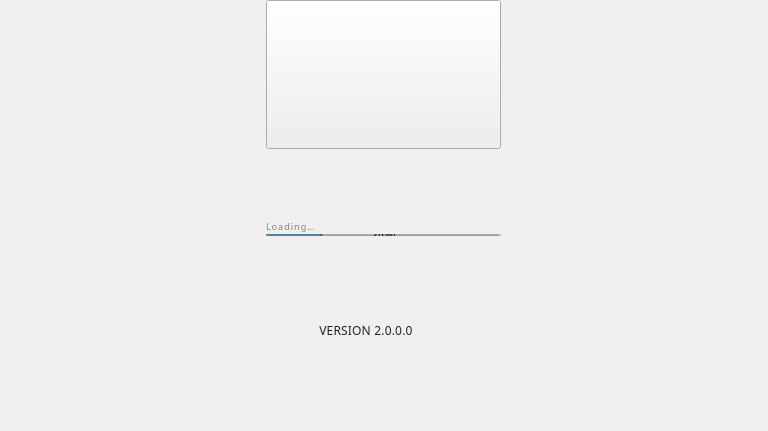
<?xml version="1.0" encoding="UTF-8"?>
<ui version="4.0">
<class>Splash</class>
	<widget class="QWidget"
      		name="Splash">
		<property name="geometry">
			<rect>
				<x>0</x>
				<y>0</y>
				<width>768</width>
				<height>431</height>
			</rect>
		</property>
		<property name="minimumSize">
			<size>
				<width>768</width>
				<height>431</height>
			</size>
		</property>
		<property name="maximumSize">
			<size>
				<width>16777215</width>
				<height>700</height>
			</size>
		</property>
		<property name="windowTitle">
			<string>Form</string>
		</property>
		<layout class="QVBoxLayout"
      			name="verticalLayout_2">
			<property name="spacing">
				<number>0</number>
			</property>
			<property name="leftMargin">
				<number>0</number>
			</property>
			<property name="topMargin">
				<number>0</number>
			</property>
			<property name="rightMargin">
				<number>0</number>
			</property>
			<property name="bottomMargin">
				<number>0</number>
			</property>
			<item>
				<widget class="QFrame"
      					name="frame">
					<property name="minimumSize">
						<size>
							<width>750</width>
							<height>520</height>
						</size>
					</property>
					<property name="styleSheet">
						<string notr="true"/>
					</property>
					<property name="frameShape">
						<enum>QFrame::NoFrame</enum>
					</property>
					<property name="frameShadow">
						<enum>QFrame::Plain</enum>
					</property>
					<layout class="QVBoxLayout"
      						name="verticalLayout">
						<property name="spacing">
							<number>0</number>
						</property>
						<property name="leftMargin">
							<number>0</number>
						</property>
						<property name="topMargin">
							<number>0</number>
						</property>
						<property name="rightMargin">
							<number>0</number>
						</property>
						<property name="bottomMargin">
							<number>0</number>
						</property>
						<property name="alignment">
							<set>Qt::AlignTop|Qt::AlignHCenter</set>
						</property>
						<item>
							<widget class="QPushButton"
      								name="imgLogo">
								<property name="minimumSize">
									<size>
										<width>210</width>
										<height>149</height>
									</size>
								</property>
								<property name="focusPolicy">
									<enum>Qt::NoFocus</enum>
								</property>
								<property name="text">
									<string/>
								</property>
								<property name="iconSize">
									<size>
										<width>210</width>
										<height>149</height>
									</size>
								</property>
							</widget>
						</item>
						<item>
							<spacer name="horizontalSpacer_1">
								<property name="orientation">
									<enum>Qt::Vertical</enum>
								</property>
								<property name="sizeType">
									<enum>QSizePolicy::Fixed</enum>
								</property>
								<property name="sizeHint"
        									stdset="0">
									<size>
										<width>40</width>
										<height>19</height>
									</size>
								</property>
							</spacer>
						</item>
						<item>
							<widget class="QLabel"
      								name="lblLogo">
								<property name="geometry">
									<rect>
										<x>0</x>
										<y>0</y>
										<width>235</width>
										<height>45</height>
									</rect>
								</property>
								<property name="sizePolicy">
									<sizepolicy hsizetype="Maximum"
          										vsizetype="Maximum">
										<horstretch>0</horstretch>
										<verstretch>0</verstretch>
									</sizepolicy>
								</property>
								<property name="minimumSize">
									<size>
										<width>0</width>
										<height>0</height>
									</size>
								</property>
								<property name="maximumSize">
									<size>
										<width>235</width>
										<height>45</height>
									</size>
								</property>
								<property name="styleSheet">
									<string notr="true">
										height: 45px;
										width: 235px;
										color: #ED1C24;
										font-family: "Montserrat Medium";
										font-size: 37px;
										letter-spacing: 4.81px;
										line-height: 45px;
										text-align: right;
									</string>
								</property>
								<property name="text">
									<string></string>
								</property>
								<property name="alignment">
									<set>Qt::AlignTop|Qt::AlignHCenter</set>
								</property>
							</widget>
						</item>
						<item>
							<spacer name="horizontalSpacer_1">
								<property name="orientation">
									<enum>Qt::Vertical</enum>
								</property>
								<property name="sizeType">
									<enum>QSizePolicy::Fixed</enum>
								</property>
								<property name="sizeHint"
        									stdset="0">
									<size>
										<width>40</width>
										<height>9</height>
									</size>
								</property>
							</spacer>
						</item>
						<item>
							<widget class="QWidget"
      								name="horizontalWidget"
      								native="true">
								<property name="minimumSize">
									<size>
										<width>235</width>
										<height>12</height>
									</size>
								</property>
								<property name="maximumSize">
									<size>
										<width>235</width>
										<height>12</height>
									</size>
								</property>
								<widget class="QLabel"
      									name="lblMessage">
									<property name="geometry">
										<rect>
											<x>0</x>
											<y>0</y>
											<width>235</width>
											<height>12</height>
										</rect>
									</property>
									<property name="sizePolicy">
										<sizepolicy hsizetype="Maximum"
          											vsizetype="Maximum">
											<horstretch>0</horstretch>
											<verstretch>0</verstretch>
										</sizepolicy>
									</property>
									<property name="minimumSize">
										<size>
											<width>0</width>
											<height>0</height>
										</size>
									</property>
									<property name="maximumSize">
										<size>
											<width>235</width>
											<height>22</height>
										</size>
									</property>
									<property name="styleSheet">
										<string notr="true">
											height: 11px;
											width: 91px;
											color: #828282;
											font-family: Nunito;
											font-size: 9px;
											letter-spacing: 1.04px;
											line-height: 12px;
										</string>
									</property>
									<property name="text">
										<string>Loading…</string>
									</property>
									<property name="alignment">
										<set>Qt::AlignTop|Qt::AlignLeft</set>
									</property>
								</widget>
							</widget>
						</item>
						<item>
							<widget class="QWidget"
      								name="layoutProgress"
      								native="true">
								<property name="minimumSize">
									<size>
										<width>235</width>
										<height>4</height>
									</size>
								</property>
								<property name="maximumSize">
									<size>
										<width>235</width>
										<height>4</height>
									</size>
								</property>
								<layout class="QHBoxLayout"
      									name="horizontalLayout">
									<property name="spacing">
										<number>0</number>
									</property>
									<property name="leftMargin">
										<number>0</number>
									</property>
									<property name="topMargin">
										<number>2</number>
									</property>
									<property name="rightMargin">
										<number>0</number>
									</property>
									<property name="bottomMargin">
										<number>0</number>
									</property>
									<item>
										<widget class="QProgressBar"
      											name="progressBar">
											<property name="value">
												<number>24</number>
											</property>
										</widget>
									</item>
								</layout>
							</widget>
						</item>
						<item>
							<spacer name="horizontalSpacer_1">
								<property name="orientation">
									<enum>Qt::Vertical</enum>
								</property>
								<property name="sizeType">
									<enum>QSizePolicy::Fixed</enum>
								</property>
								<property name="sizeHint"
        									stdset="0">
									<size>
										<width>40</width>
										<height>86</height>
									</size>
								</property>
							</spacer>
						</item>
						<item>
							<widget class="QLabel"
      								name="lblVersion">
								<property name="geometry">
									<rect>
										<x>0</x>
										<y>0</y>
										<width>200</width>
										<height>16</height>
									</rect>
								</property>
								<property name="sizePolicy">
									<sizepolicy hsizetype="Maximum"
          										vsizetype="Maximum">
										<horstretch>0</horstretch>
										<verstretch>0</verstretch>
									</sizepolicy>
								</property>
								<property name="minimumSize">
									<size>
										<width>0</width>
										<height>0</height>
									</size>
								</property>
								<property name="maximumSize">
									<size>
										<width>200</width>
										<height>16</height>
									</size>
								</property>
								<property name="styleSheet">
									<string notr="true">
										height: 16px;
										width: 85px;
										color: #242424;
										font-family: Nunito;
										font-size: 12px;
										letter-spacing: 0.2px;
										line-height: 16px;
										text-align: center;
									</string>
								</property>
								<property name="text">
									<string>VERSION 2.0.0.0</string>
								</property>
								<property name="alignment">
									<set>Qt::AlignTop|Qt::AlignHCenter</set>
								</property>
							</widget>
						</item>
					</layout>
				</widget>
			</item>
		</layout>
	</widget>
	<resources/>
	<connections/>
</ui>
